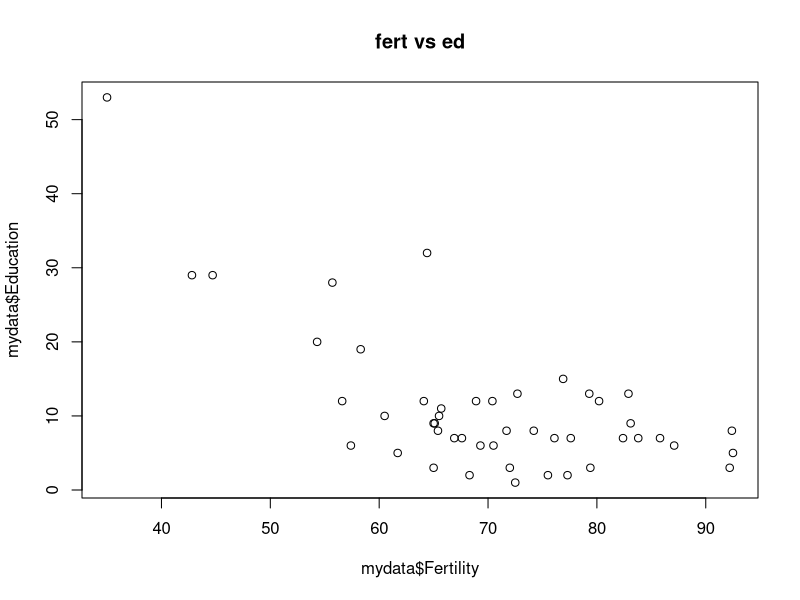
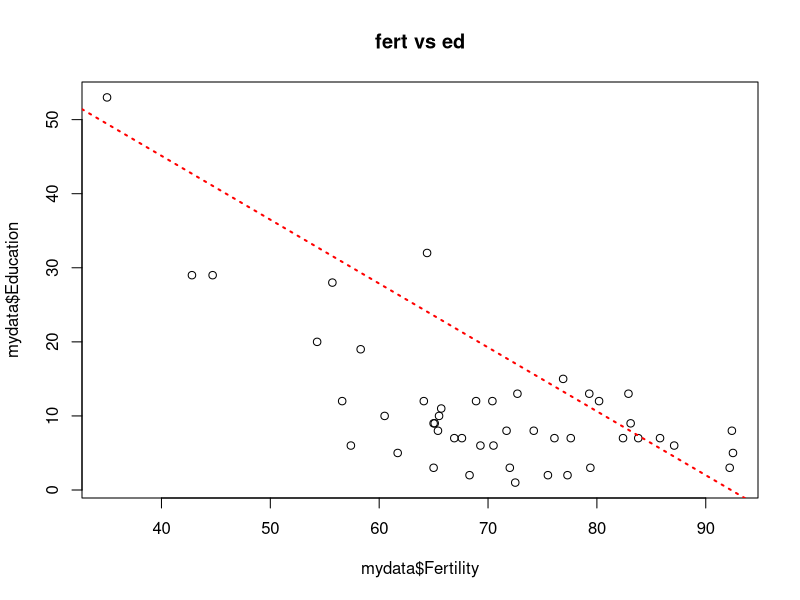
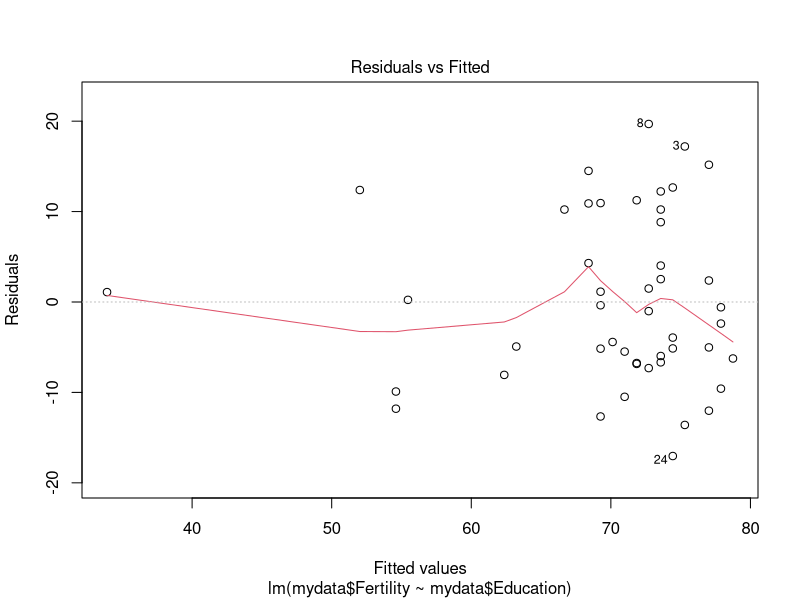
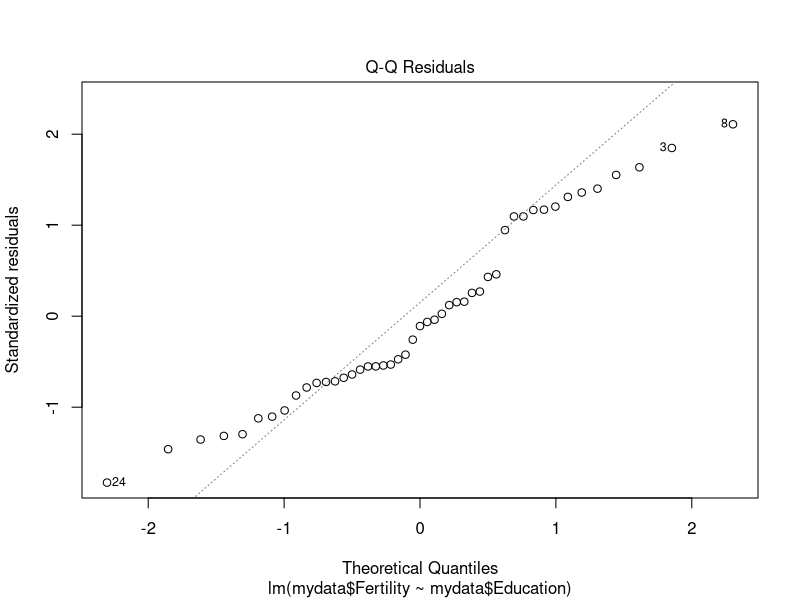

The R script that drew these images, in order:
version
# Kian Sweeney, ID: 18306226
#platform       x86_64-w64-mingw32          
#arch           x86_64                                  
#status                                     
#major          3                           
#minor          6.3                                               
#svn rev        77875                       
#language       R                           
#version.string R version 3.6.3 (2020-02-29)

mydata = swiss
mydata

#q1 i
cor(mydata, method="spearman")
# 0.2886878 highest (ag and catholic) next is ag and fertility 0.242

#q1 ii
plot(mydata$Fertility, mydata$Education, main="fert vs ed")

#q1 iii a
model1 <- lm(mydata$Fertility ~ mydata$Education)
summary(model1)
model1$coefficients
# intercept = 79.61 slope = -0.8623
# p-values are very low

#q1 iii b
plot(mydata$Fertility, mydata$Education, main="fert vs ed")
abline(model1, col='red', lwd=2, lty='dotted')

#q1 iii c
# the limitations of analysing this plot is the number of values to the left of the regression line

#q1 iii d
dof = model1$df
b = model1$coef[2]
se <- summary(model1)$coef[2,2]
b + c(-1,1)*qt(0.9999,dof)*se
# (-1.4488, -0.2758248)

#q1 iv a
coefs = coefficients(model1)
coefs
ans <- coefs[1] + coefs[2] * 15.7
ans
# ans = 66.07116

#q1 iv b
newdata <- data.frame(Education=15.7)
predict(model1, newdata, interval='confidence', level=0.9)
# (66.934, 71.58912)

#q1 iv c
plot(model1, 1)
se <- summary(model1)$coef[2,2]
se
model1$residuals
# glane, franches-mt, orbe highest values
# they are large outliers judging by the standard error as they are well above the mean with the SE a mere 0.1448447

#q1 iv d
plot(model1, 2)
# the quality of normality assumption holds true here

#q1 v
model1$residuals[42]
# 12.38515
newdata0 <- data.frame(Agriculture=17.6,Examination=35,Education=32,Catholic=16.92, Infant.Mortality=23)
predict(model1, newdata0, interval='confidence', level=0.99)
# (65.53473 72.98898)

#q1 vi
fit0 <- lm(mydata$Fertility ~ 1, data=mydata)
summary(fit0)
# beta = 70.143
cor(mydata)
#catholic best fit, infant, age, exam, education in order then

fit1 <- lm(mydata$Fertility ~ mydata$Catholic, data=mydata)
summary(fit1)
# beta = 64.42826 , is significant
# r square =  0.1976 

fit2 <-  lm(mydata$Fertility ~ mydata$Infant.Mortality + mydata$Catholic, data=mydata)
summary(fit2)
# r squared improved to 0.3005
# beta significant for infant but not catholic here

fit3 <-  lm(mydata$Fertility ~ mydata$Agriculture + mydata$Infant.Mortality + mydata$Catholic, data=mydata)
summary(fit3)
# r squared only slightly improved to 0.343
# infant again significant at 1.633, ag (0.14229) and catholic(0.087778) not so much

fit4 <-  lm(mydata$Fertility ~ mydata$Examination + mydata$Agriculture + mydata$Infant.Mortality + mydata$Catholic, data=mydata)
summary(fit4)
# r squared improved again at 0.5014
# beta significant for infant and exam 

fit5 <-  lm(mydata$Fertility ~ mydata$Education + mydata$Examination + mydata$Agriculture + mydata$Infant.Mortality + mydata$Catholic, data=mydata)
summary(fit5)
# r squared 0.671 improved significantly again
# beta significant for education and infant again

anova(fit5)
# intercept fit is most significant for fit1 and fit4 and fit5
# there is a large change in values here from previous values
# this is due to the high correlations between variables at play
# p value improves (moves away from 0) with each variable added, fits criteria
# education and infant were of most significance from anova test, highest values

summary(fit1)$adj.r.sq
summary(fit2)$adj.r.sq
summary(fit3)$adj.r.sq
summary(fit4)$adj.r.sq
summary(fit5)$adj.r.sq

finalfit <- lm(mydata$Fertility ~ mydata$Infant.Mortality + mydata$Education, data=mydata)
finalfit

# q1 viii a
newdata2 <- data.frame(Agriculture=17.6,Examination=35,Education=32,Catholic=16.92, Infant.Mortality=23)
predict(finalfit, newdata2, interval='confidence', level=0.99)
# (68.48853, 76.98536)

#q1 viii b
# the fit of the second model is significantly more central than the first model.

